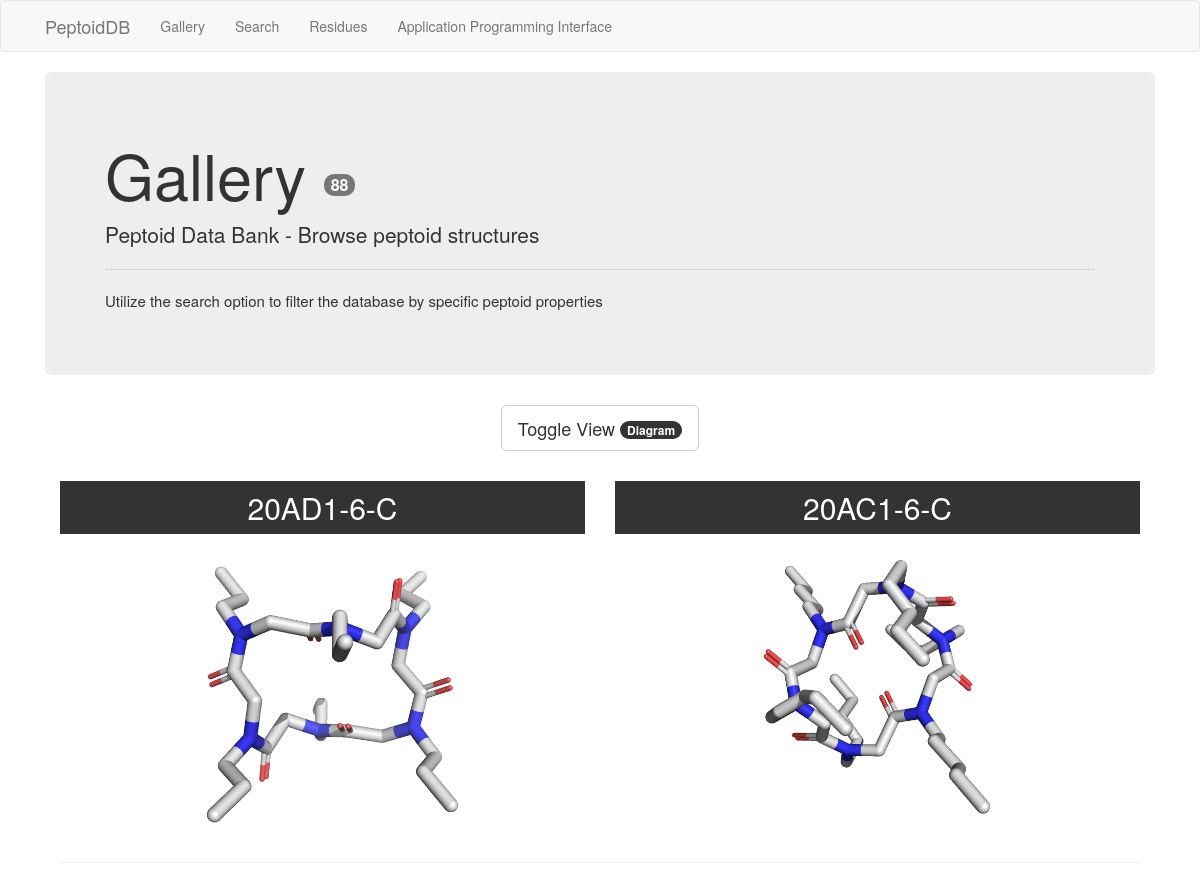
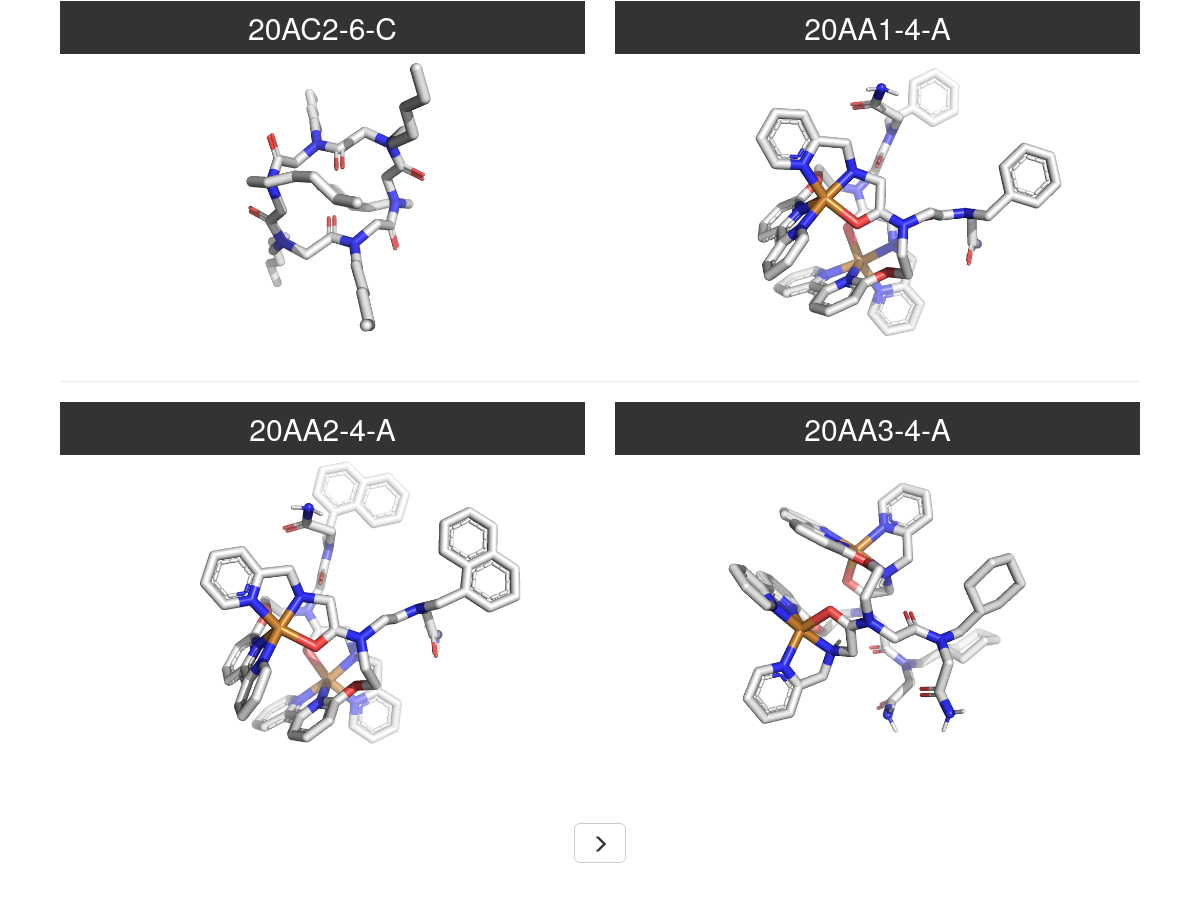
The app's page /gallery?page=1&view=3d with its own data (2 pictures, top to bottom).
### app/models.py (models this page shows, shortened)
class Peptoid(db.Model):
    id = db.Column(db.Integer, primary_key=True)
    code = db.Column(db.String(16), unique=True)
    title = db.Column(db.Text, unique=False)
    release = db.Column(db.DateTime, unique=False)
    experiment = db.Column(db.Text, unique=False)
    pub_doi = db.Column(db.String(32), unique=False)
    struct_doi = db.Column(db.String(32), unique=False)
    topology = db.Column(db.String(1), unique=False)
    sequence = db.Column(db.String(1024), unique=False)
    n_term = db.Column(db.String(32), unique=False)
    c_term = db.Column(db.String(32), unique=False)
    cyclization_points = db.Column(db.String(8), unique=False)
    struct_smiles = db.Column(db.String(128),unique=False)
    peptoid_author = db.relationship('Author', secondary=peptoid_author, lazy='dynamic',
                                     backref=db.backref('peptoids', order_by='Peptoid.release.desc()'))
    peptoid_residue = db.relationship('Residue', secondary=peptoid_residue, lazy='dynamic',
                                      backref=db.backref('peptoids', order_by='Peptoid.release.desc()'))

### app/routes/routes.py (the view)
@bp.route('/gallery')
def gallery():
    title = 'Gallery'
    page = request.args.get('page', 1, type=int)
    view = request.args.get('view', '2d', type=str)
    peptoids = Peptoid.query.order_by(Peptoid.release.desc()).paginate(
        page, app.config['PEPTOIDS_PER_PAGE'], True)
    next_url = url_for(
        'routes.gallery', page=peptoids.next_num, view=view) if peptoids.has_next else None
    prev_url = url_for(
        'routes.gallery', page=peptoids.prev_num, view=view) if peptoids.has_prev else None
    return renderGallery(peptoids, title, page, next_url, prev_url, view, var=False)

### app/templates/gallery.html (shortened to what this page needs)
{% extends "base.html" %}  {%
block styles %} {{super()}}
<link
  rel="stylesheet"
  href="{{url_for('static', filename='bootstrap-grid.css')}}"
/>
<link rel="stylesheet" href="{{url_for('static', filename='images.css')}}" />
{% endblock %}  {% block app_content %}
<div class="jumbotron">
  <h1 class="display-4">
    {{ title }}
    <span class="badge badge-secondary" style="font-size: medium;"
      >{{ total }}</span
    >
  </h1>
  <p>Peptoid Data Bank - Browse peptoid structures</p>
  <hr class="my-4" />
  <p style="font-size: 1.5rem; font-weight: 300;">
    Utilize the search option to filter the database by specific
    peptoid properties
  </p>
</div>
{% if view == '2d' %}
<div class="container" style="padding-bottom: 30px;">
  <div class="row">
    <div class="col text-center">
      {% if var %}
      <a class="btn btn-default btn-lg" href={{url_for(request.endpoint, var=var, page=page, view='3d')}}>Toggle View <span class="badge">Structure</span></a>
      {% else %}
      <a class="btn btn-default btn-lg" href={{url_for(request.endpoint, page=page, view='3d')}}>Toggle View <span class="badge">Structure</span></a>
      {% endif %}
    </div>
  </div>
</div>
{% elif view == '3d' %}
<div class="container" style="padding-bottom: 30px;">
  <div class="row">
    <div class="col text-center">
      {% if var %}
      <a class="btn btn-default btn-lg" href={{url_for(request.endpoint, var=var, page=page, view='2d')}}>Toggle View <span class="badge">Diagram</span></a>
      {% else %}
      <a class="btn btn-default btn-lg" href={{url_for(request.endpoint, page=page, view='2d')}}>Toggle View <span class="badge">Diagram</span></a>
      {% endif %}
    </div>
  </div>
</div>
{% endif %}
<div class="container">
  <div class="row block-center">
    {% for i in range(peptoid_codes.__len__())%} {% if i ==
    (peptoid_codes.__len__()-1) %}
    <div class="col-sm-6">
      {% else %}
      <div class="col-sm">
        {% endif %}
        <div class="header">
          <h2><a style="text-decoration : none; color : #ffffff;" href="{{ peptoid_urls[i] }}">{{ peptoid_codes[i] }}</a></h2>
        </div>
        <div class="fall-item fall-effect">
          {% if view == '3d' %}
          <img
            src="{{url_for('static', filename='peptoids/'+peptoid_codes[i][:5]+'.png')}}"
          />
          {% elif view == '2d' %}
          <img
            src="{{url_for('static', filename='peptoids/'+peptoid_codes[i]+'_2d'+'.png')}}"
          />
          {% endif %}
        </div>
      </div>
      {% if (i+1) % 2 == 0 and i != (peptoid_codes.__len__()-1)%}
    </div>
    <hr />
    <div class="row">{% endif %} {% endfor %}</div>
    <br />
    <br />
    <br />
    <div class="row block-center">
      <div class="col text-center" style="padding-bottom: 4em;">
        <div
          class="btn-group btn-group-lg"
          role="group"
          aria-label="Basic example"
          style="margin: 0 auto;"
        >
          {% if next_url %}
          <a class="btn btn-default" href="{{next_url}}"><span class="glyphicon glyphicon-menu-right" aria-hidden="true"></span></a>
          {% endif %}
        </div>
      </div>
    </div>
    {% endblock %}

### app/static/images.css (style rules this page uses)
.fall-item { width: 100%; height: auto; overflow: hidden; position: relative; text-align: center; }
.fall-item img { display: block; position: relative; width: 100%; height: auto; }
.header h2 { color: #fff; text-align: center; position: relative; padding: 10px; background: rgba(0, 0, 0, 0.8); margin: 0 0 0 0; }

### records on screen
Peptoid: code "20AD1-6-C"
Peptoid: code "20AC1-6-C"
Peptoid: code "20AC2-6-C"
Peptoid: code "20AA1-4-A"
Peptoid: code "20AA2-4-A"
Peptoid: code "20AA3-4-A"

### other values on screen
{{ title }} "Gallery"
{{ total }} "88"
